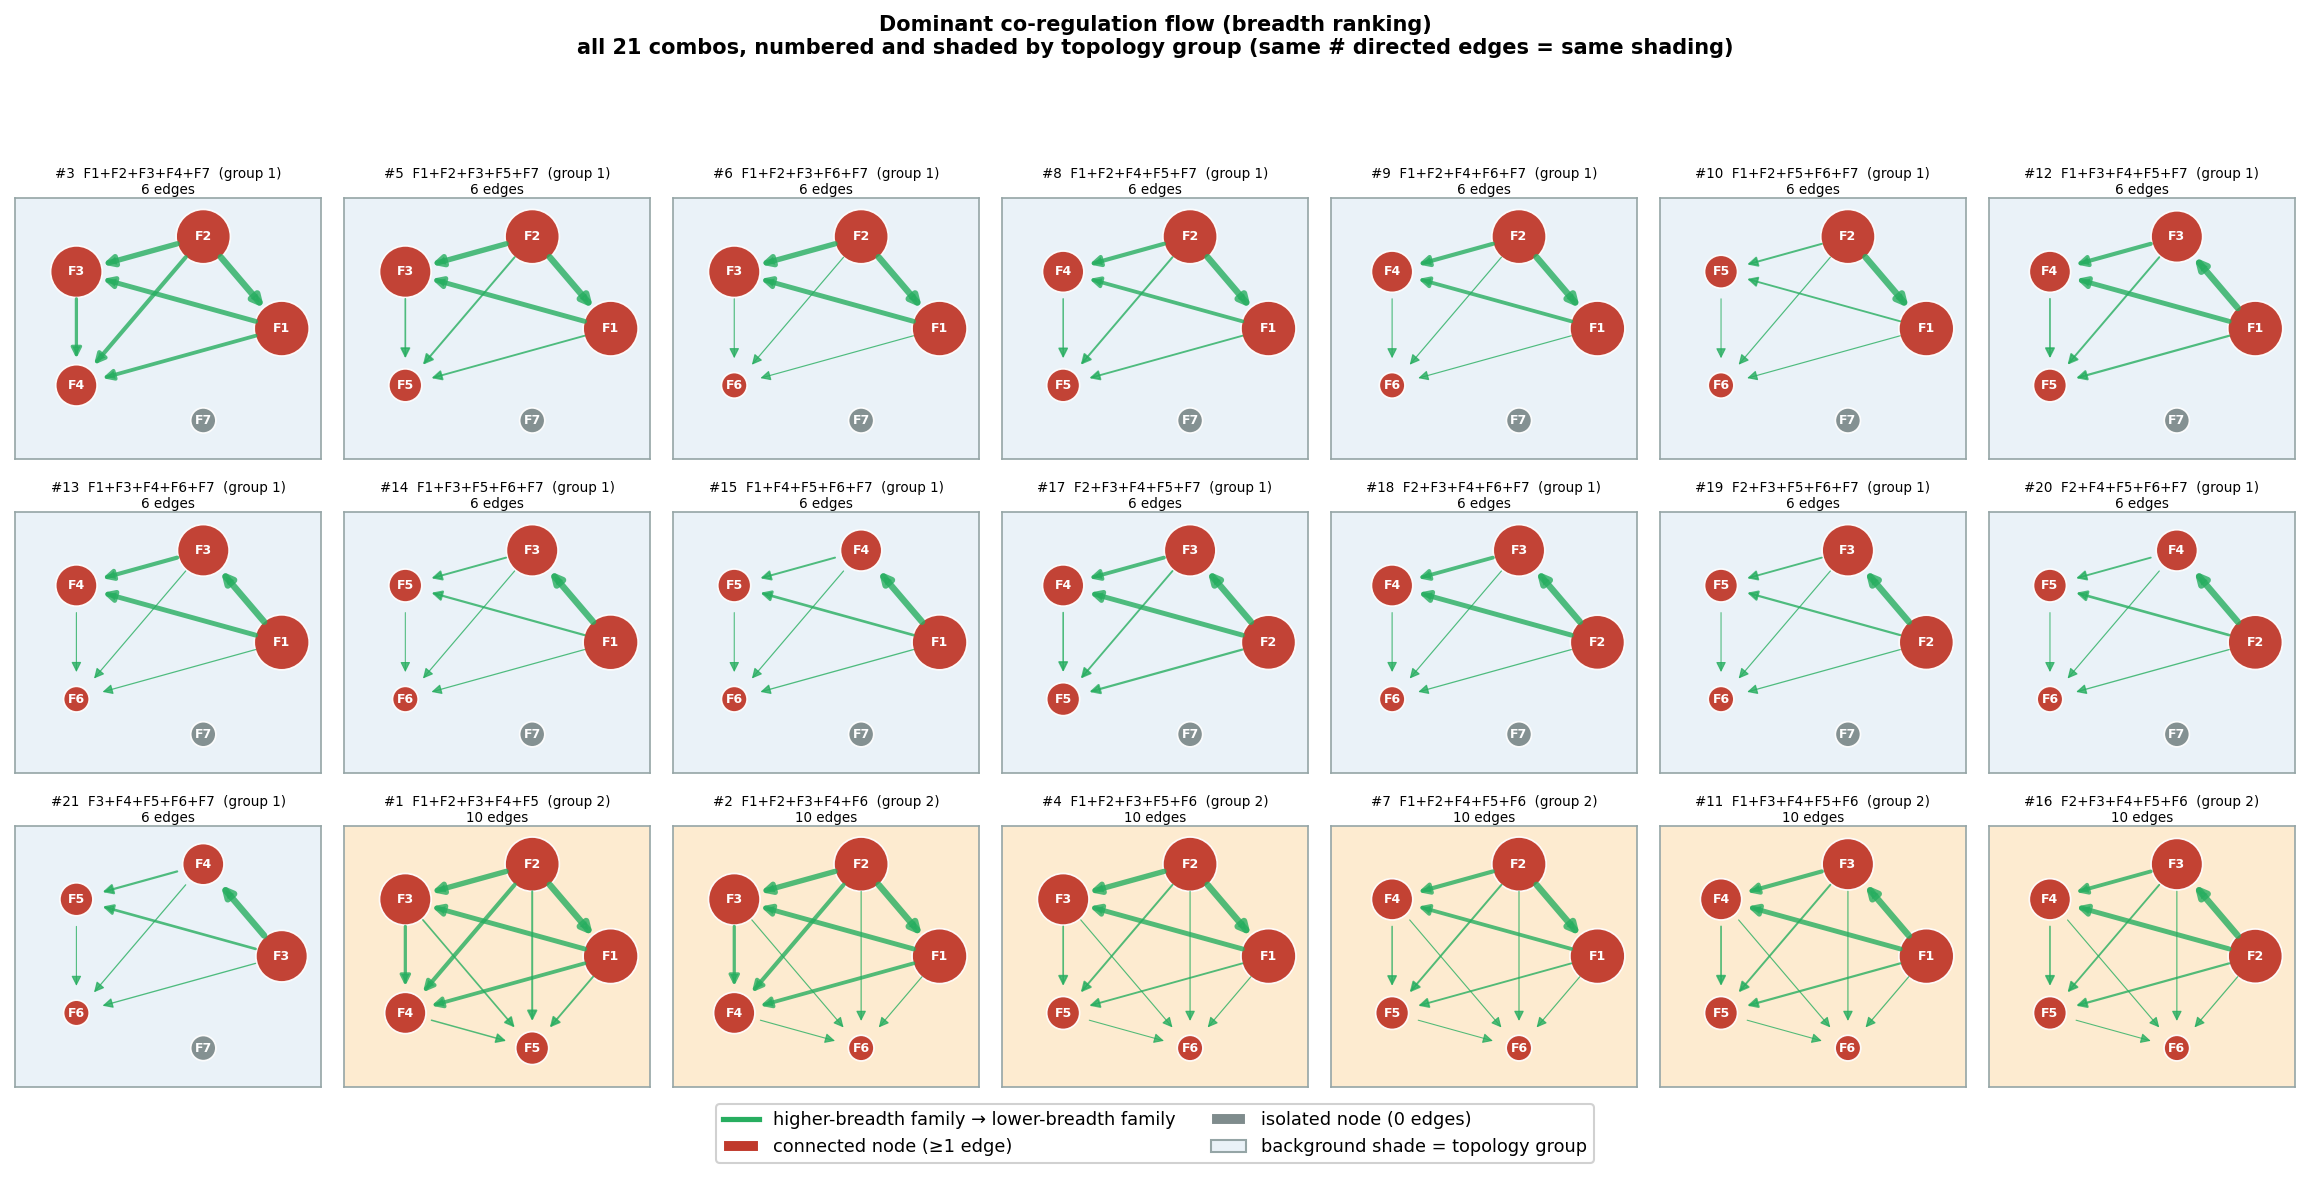

The Python source for this figure:
"""
dominant_coregulation_flow_topology_groups.py -- numbers the 21 five-family
(k=5) combinations from dominant_coregulation_flow.py and groups them by
directed-graph topology: which combos end up with the same number of
directed edges (this method never produces mutual pairs -- see below).

WHY THIS IS A SEPARATE FILE
This is one of three sibling topology-group scripts (the others cover
tf_regulates_tf_cascade.py and duplication_inheritance_order.py). Each
method colors its arrows differently and means something different by
them, so each gets its own file and its own legend rather than one script
with a combined legend that would misrepresent the other two methods'
arrow colors -- this file's green legend matches
dominant_coregulation_flow.py's own LEGEND_HANDLES exactly.

WHY THIS IS SEPARATE FROM THE EXISTING GRID
dominant_coregulation_flow.py already draws all 21 combos as a grid,
sorted by "how many isolated nodes" but otherwise in no particular
numbered order, and does not report which combos are structurally
identical. This script numbers the 21 combinations once, in a fixed
canonical order (the order itertools.combinations(range(7), 5) produces,
1-indexed), then buckets the combos by the topology signature
(n_isolated_nodes, n_directed_edges) -- the same style of bucketing used
by scripts/analysis/motif_k5_topology_patterns.py for the undirected case.

WHY THERE ARE ONLY 2 TOPOLOGY GROUPS
Every edge is directed by a single, fixed, genome-wide ranking (total
regulatory breadth per family) that never depends on which other families
are in the 5-subset, and a strict ranking can never produce a mutual pair
(A can't simultaneously have more AND less breadth than B). So the only
thing that varies combo to combo is whether F7 (zero pi4 coverage, always
isolated) is included: 15/21 combos contain F7 (6 edges, 1 isolated node)
and 6/21 exclude it (10/10 possible edges, fully connected) -- identical in
shape to the undirected motif_k5_topology_patterns.py buckets, just with
direction added on top.

Run: python assets/directional_motifs/dominant_coregulation_flow_topology_groups.py
"""

import sys
from itertools import combinations as icombs
from pathlib import Path

sys.path.insert(0, str(Path(__file__).parent))
from _shared_family_data import load_families, load_pi4

import networkx as nx
import matplotlib
matplotlib.use("Agg")
import matplotlib.pyplot as plt
from matplotlib.lines import Line2D
from matplotlib.patches import Patch

LEGEND_HANDLES = [
    Line2D([0], [0], color="#27ae60", lw=2.5,
           label="higher-breadth family → lower-breadth family"),
    Patch(facecolor="#c0392b", edgecolor="white", label="connected node (≥1 edge)"),
    Patch(facecolor="#7f8c8d", edgecolor="white", label="isolated node (0 edges)"),
    Patch(facecolor="#eaf2f8", edgecolor="#95a5a6", label="background shade = topology group"),
]

OUT_DIR = Path(__file__).parent
OUT_PNG = OUT_DIR / "dominant_coregulation_flow_topology_groups.png"

fam_list, M, N = load_families()
_, tf_targets, pi4_tfs = load_pi4()


def shared_tf_pairs(fam_a, fam_b):
    tfs_a = [tf for tf in fam_a["member_tfs"] if tf in pi4_tfs]
    tfs_b = [tf for tf in fam_b["member_tfs"] if tf in pi4_tfs]
    n = 0
    for ta in tfs_a:
        for tb in tfs_b:
            if tf_targets[ta] & tf_targets[tb]:
                n += 1
    return n


def regulatory_breadth(fam):
    union = set()
    for tf in fam["member_tfs"]:
        if tf in pi4_tfs:
            union |= tf_targets[tf]
    return len(union)


breadth = {f["idx"]: regulatory_breadth(f) for f in fam_list}


def build_directed(fams_sel):
    G = nx.DiGraph()
    for f in fams_sel:
        G.add_node(f["idx"])
    for a, b in icombs(fams_sel, 2):
        w = shared_tf_pairs(a, b)
        if w == 0:
            continue
        hi, lo = (a, b) if breadth[a["idx"]] >= breadth[b["idx"]] else (b, a)
        G.add_edge(hi["idx"], lo["idx"], weight=w)
    return G


# ── number the 21 combinations (fixed canonical order) ─────────────────────
NUMBERED_COMBOS = list(enumerate(icombs(range(len(fam_list)), 5), start=1))
print("Canonical numbering of the 21 five-family combinations:")
for num, combo in NUMBERED_COMBOS:
    label = "+".join(f"F{fam_list[i]['idx']}" for i in combo)
    print(f"  #{num:<3} {label}")

combos = []
for num, combo in NUMBERED_COMBOS:
    fams_sel = [fam_list[i] for i in combo]
    G = build_directed(fams_sel)
    isolated = tuple(sorted(n for n in G.nodes if G.degree(n) == 0))
    mutual = tuple(sorted({tuple(sorted((u, v))) for u, v in G.edges if G.has_edge(v, u)}))
    combos.append({
        "num": num, "label": "+".join(f"F{f['idx']}" for f in fams_sel), "G": G,
        "n_isolated": len(isolated), "n_edges": G.number_of_edges(),
        "n_mutual": len(mutual), "mutual": mutual,
    })

# ── group by topology signature (n_isolated, n_edges, n_mutual) ────────────
buckets = {}
for c in combos:
    key = (c["n_isolated"], c["n_edges"], c["n_mutual"])
    buckets.setdefault(key, []).append(c)
group_ids = {key: gid for gid, key in enumerate(
    sorted(buckets, key=lambda k: (-len(buckets[k]), k)), start=1)}
for c in combos:
    c["group"] = group_ids[(c["n_isolated"], c["n_edges"], c["n_mutual"])]

print(f"\n{len(buckets)} distinct topology group(s) among the 21 combinations "
      f"(same # directed edges AND same # mutual pairs):")
for key, members in sorted(buckets.items(), key=lambda kv: group_ids[kv[0]]):
    n_iso, n_edges, n_mut = key
    gid = group_ids[key]
    nums = ", ".join(f"#{c['num']}" for c in sorted(members, key=lambda c: c["num"]))
    print(f"  Group {gid}: {n_edges} directed edges, {n_mut} mutual pair(s), "
          f"{n_iso} isolated node(s)  ->  {len(members)} combos: {nums}")

# ── grid figure, panels ordered/shaded by topology group ───────────────────
GROUP_PALETTE = [
    "#eaf2f8", "#fdebd0", "#eafaf1", "#f9ebea", "#f4ecf7",
    "#fef9e7", "#e8f8f5", "#fadbd8", "#e8eaf6", "#fff3e0",
]
combos_sorted = sorted(combos, key=lambda c: (c["group"], c["num"]))
fig, axes = plt.subplots(3, 7, figsize=(15.5, 7.6))
axes = axes.flatten()
sizes_by_idx = {f["idx"]: f["size"] for f in fam_list}

for ax, c in zip(axes, combos_sorted):
    G = c["G"]
    pos = nx.circular_layout(G)
    ax.set_facecolor(GROUP_PALETTE[(c["group"] - 1) % len(GROUP_PALETTE)])
    node_sizes = [140 + 5.5 * sizes_by_idx[n] for n in G.nodes]
    node_colors = ["#7f8c8d" if G.degree(n) == 0 else "#c0392b" for n in G.nodes]
    max_w = max((d["weight"] for _, _, d in G.edges(data=True)), default=1)
    for u, v, d in G.edges(data=True):
        ax.annotate(
            "", xy=pos[v], xytext=pos[u],
            arrowprops=dict(
                arrowstyle="-|>", color="#27ae60", alpha=0.8,
                linewidth=0.5 + 2.6 * (d["weight"] / max_w),
                shrinkA=13, shrinkB=13, mutation_scale=10,
            ),
        )
    nx.draw_networkx_nodes(G, pos, ax=ax, node_size=node_sizes,
                            node_color=node_colors, edgecolors="white",
                            linewidths=0.8, alpha=0.95)
    nx.draw_networkx_labels(G, pos, ax=ax, labels={n: f"F{n}" for n in G.nodes},
                             font_size=6, font_color="white", font_weight="bold")
    ax.set_xlim(-1.35, 1.35)
    ax.set_ylim(-1.35, 1.35)
    for spine in ax.spines.values():
        spine.set_visible(True)
        spine.set_color("#95a5a6")
    ax.set_xticks([])
    ax.set_yticks([])
    ax.set_title(
        f"#{c['num']}  {c['label']}  (group {c['group']})\n{c['n_edges']} edges",
        fontsize=6.5, pad=2,
    )
for ax in axes[len(combos_sorted):]:
    ax.axis("off")

fig.suptitle(
    "Dominant co-regulation flow (breadth ranking)\n"
    "all 21 combos, numbered and shaded by topology group "
    "(same # directed edges = same shading)",
    fontsize=10, fontweight="bold", y=0.995,
)
fig.legend(handles=LEGEND_HANDLES, loc="lower center", ncol=2, fontsize=8.5,
           framealpha=0.9, bbox_to_anchor=(0.5, -0.02))
fig.tight_layout(rect=[0, 0.035, 1, 0.94])
fig.savefig(OUT_PNG, dpi=150, bbox_inches="tight")
plt.close(fig)
print(f"\nGrid figure saved: {OUT_PNG}")
